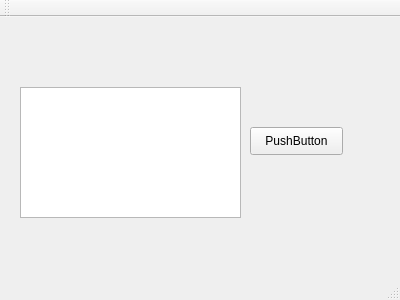
<?xml version="1.0" encoding="UTF-8"?>
<ui version="4.0">
 <class>MainWindow</class>
 <widget class="QMainWindow" name="MainWindow">
  <property name="geometry">
   <rect>
    <x>0</x>
    <y>0</y>
    <width>400</width>
    <height>300</height>
   </rect>
  </property>
  <property name="windowTitle">
   <string>MainWindow</string>
  </property>
  <widget class="QWidget" name="centralWidget">
   <widget class="QPlainTextEdit" name="txtOut">
    <property name="geometry">
     <rect>
      <x>20</x>
      <y>70</y>
      <width>221</width>
      <height>131</height>
     </rect>
    </property>
   </widget>
   <widget class="QPushButton" name="btTest">
    <property name="geometry">
     <rect>
      <x>250</x>
      <y>110</y>
      <width>93</width>
      <height>28</height>
     </rect>
    </property>
    <property name="text">
     <string>PushButton</string>
    </property>
   </widget>
  </widget>
  <widget class="QMenuBar" name="menuBar">
   <property name="geometry">
    <rect>
     <x>0</x>
     <y>0</y>
     <width>400</width>
     <height>26</height>
    </rect>
   </property>
  </widget>
  <widget class="QToolBar" name="mainToolBar">
   <attribute name="toolBarArea">
    <enum>TopToolBarArea</enum>
   </attribute>
   <attribute name="toolBarBreak">
    <bool>false</bool>
   </attribute>
  </widget>
  <widget class="QStatusBar" name="statusBar"/>
 </widget>
 <layoutdefault spacing="6" margin="11"/>
 <resources/>
 <connections/>
</ui>
